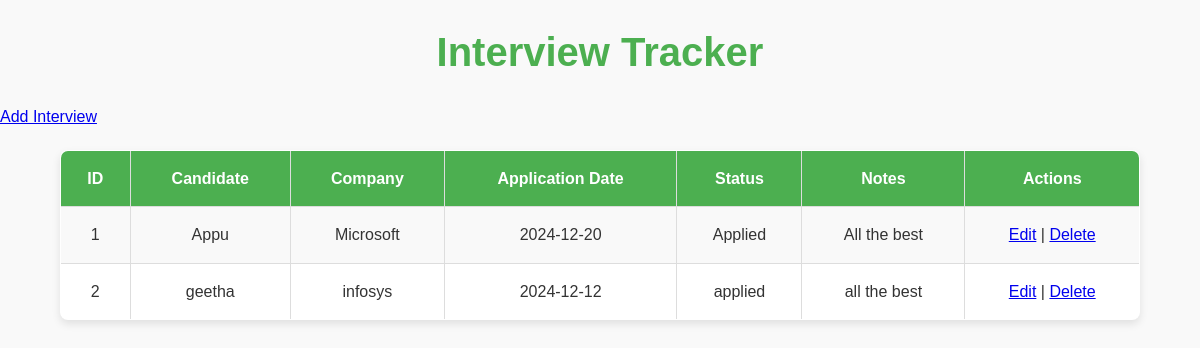
The page / on the database its author committed.
### tables this page shows
CREATE TABLE interviews (
    id INTEGER PRIMARY KEY AUTOINCREMENT,
    candidate_name TEXT NOT NULL,
    company_name TEXT NOT NULL,
    application_date TEXT NOT NULL,
    status TEXT,
    notes TEXT
);

### app.py (the view)
@app.route("/")
def index():
    conn = get_db_connection()
    interviews = conn.execute("SELECT * FROM interviews").fetchall()
    conn.close()
    return render_template("index.html", interviews=interviews)

### app.py (called while the page is built)
def get_db_connection():
    conn = sqlite3.connect("database.db")
    conn.row_factory = sqlite3.Row
    return conn

### templates/index.html (shortened to what this page needs)
<!DOCTYPE html>
<html>
<head>
</head>
<body>
    <h1>Interview Tracker</h1>
    <a href="/add">Add Interview</a>
    <table border="1">
        <thead>
            <tr>
                <th>ID</th>
                <th>Candidate</th>
                <th>Company</th>
                <th>Application Date</th>
                <th>Status</th>
                <th>Notes</th>
                <th>Actions</th>
            </tr>
        </thead>
        <tbody>
            {% for interview in interviews %}
            <tr>
                <td>{{ interview.id }}</td>
                <td>{{ interview.candidate_name }}</td>
                <td>{{ interview.company_name }}</td>
                <td>{{ interview.application_date }}</td>
                <td>{{ interview.status }}</td>
                <td>{{ interview.notes }}</td>
                <td>
                    <a href="/edit/{{ interview.id }}">Edit</a> |
                    <a href="/delete/{{ interview.id }}">Delete</a>
                </td>
            </tr>
            {% endfor %}
        </tbody>
    </table>
</body>
</html>
<link rel="stylesheet" href="/static/style.css">

### static/style.css (style rules this page uses)
body { font-family: 'Poppins', sans-serif; background-color: #f9f9f9; margin: 0; padding: 0; color: #333; line-height: 1.6; }
h1 { text-align: center; color: #4CAF50; margin: 20px 0; font-size: 2.5rem; }
table { width: 90%; margin: 20px auto; border-collapse: collapse; background-color: white; border-radius: 8px; overflow: hidden; box-shadow: 0 4px 8px rgba(0, 0, 0, 0.1); }
table thead { background-color: #4CAF50; color: white; }
table th, table td { text-align: center; padding: 15px; border: 1px solid #ddd; }
table tbody tr:nth-child(odd) { background-color: #f9f9f9; }

### rows shown on the page
interviews: id "1", candidate_name "Appu", company_name "Microsoft", application_date "2024-12-20", status "Applied", notes "All the best"
interviews: id "2", candidate_name "geetha", company_name "infosys", application_date "2024-12-12", status "applied", notes "all the best"
